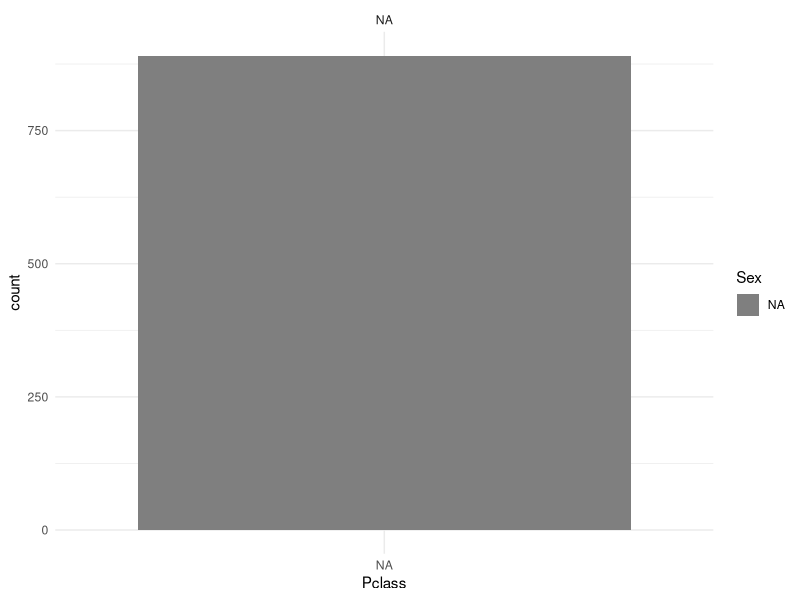

The R source for this figure: (Note: this script raises an error after producing the figure.)
# Aufgabe 2, v) und vi)

# v) Funktion zur Visualisierung von 3 oder 4 kategorialen Variablen
library(ggplot2)

visualisiere_kategorial = function(data, var1, var2, var3, var4 = NULL) {
  
  if (is.null(var4)) {
    plot <- ggplot(data, aes_string(x = var1, fill = var2)) +
      geom_bar(position = "dodge") +
      facet_wrap(~ get(var3)) +
      theme_minimal()
  } else {
    plot <- ggplot(data, aes_string(x = var1, fill = var2)) +
      geom_bar(position = "dodge") +
      facet_grid(get(var3) ~ get(var4)) +
      theme_minimal()
  }
  
  return(plot)
}

# vi) ჭeitere Funktionen zur Deskription und Visualisierung

# z.b Balkendiagramm für eine kategoriale Variable
balkendiagramm = function(variable) {
  df = data.frame(Tabelle = table(variable))
  ggplot(df, aes(x = Tabelle.Var1, y = Tabelle.Freq, fill = Tabelle.Var1)) +
    geom_bar(stat = "identity") +
    theme_minimal() +
    xlab("Kategorie") +
    ylab("Häufigkeit") +
    ggtitle("Balkendiagramm der kategorialen Variable")
}

titanic <- read.csv("titanic.csv")
visualisiere_kategorial(titanic, "Pclass", "Sex", "Survived")
balkendiagramm(titanic$Embarked)